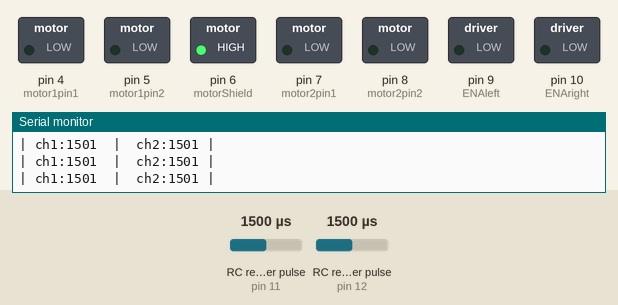
This sketch was run on a simulated Arduino Mega 2560, built with avr-gcc and run on an emulated ATmega2560. Shown: switched loads named in the sketch (green lamp = pin HIGH), the last lines printed to the serial monitor. Wiring (inferred from the names in the program): 2 × RC receiver channel: data pin 11 / data pin 12. Inputs (shaded band) come from the test bench; at power-on: RC receiver pulse (sensors on pin 12, pin 11) 1500 µs.

Above: at 1.2 s.
1.3 s: RC receiver pulse (sensor on pin 12) set to 1356 µs
2.8 s: RC receiver pulse (sensor on pin 12) set to 1331 µs
At 4.1 s:
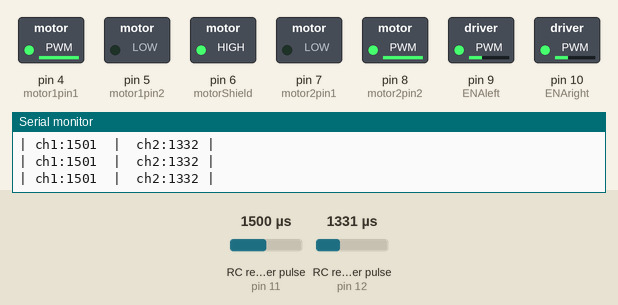
4.4 s: RC receiver pulse (sensor on pin 11) set to 1380 µs
5.9 s: RC receiver pulse (sensor on pin 11) set to 1353 µs
At 6.11 s:
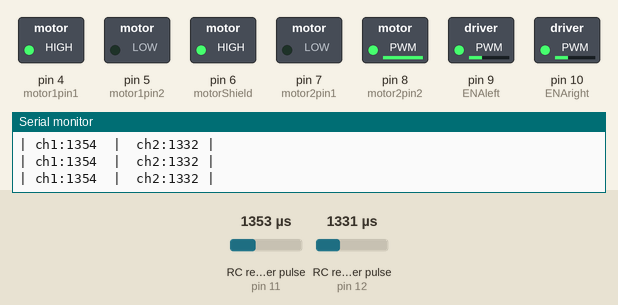
7.7 s: RC receiver pulse (sensor on pin 12) set to 1020 µs
At 8.4 s:
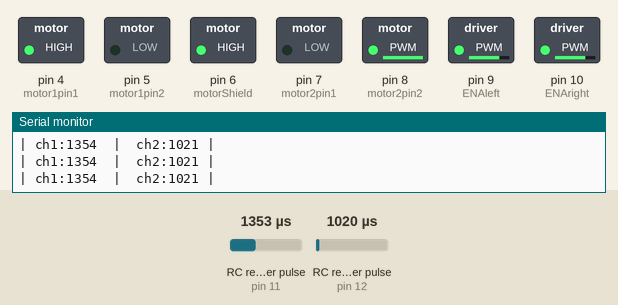
9.2 s: RC receiver pulse (sensor on pin 12) set to 1500 µs
At 9.6 s:
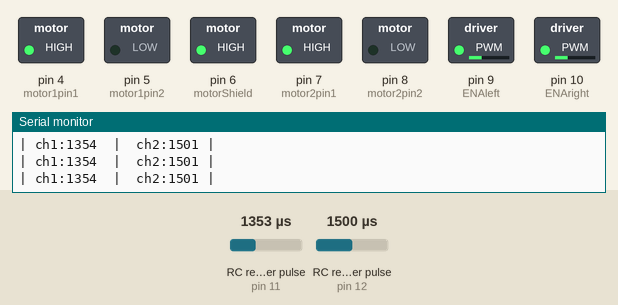
Timing chart, 0 to 11.7 s (numbered marks = the images above; inputs shaded):
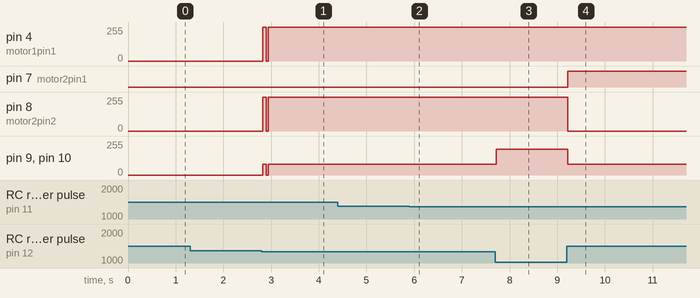

The sketch:

Mega_throttle_steer.ino
```cpp
#include "config.h"

void control(int thr, int str){
  //if the contoller is off, motors are off
  if (thr == 0){
    leftMotorOff();
    rightMotorOff();
  }
  else {
    throttle(thr);
    steering(str);
  }
}

//throttling and steering
void throttle(int thr) {
  if (thr > thrMinForward) {
    thrPWM = map(thr, thrMinForward, thrMaxForward, minPWM, maxPWM);
    leftMotorForward(thrPWM);
    rightMotorForward(thrPWM);
  }
  else if (thr < thrMinBackward) {
    thrPWM = map(thr, thrMinBackward, thrMaxBackward, minPWM, maxPWM); //ch1, 1350, 850, 75, 255
    leftMotorBackward(thrPWM);
    rightMotorBackward(thrPWM);
  }
  else {
    leftMotorOff();
    rightMotorOff();
  }
}

void steering(int str) {
  if (str > strMinLeft) {
    strPWM = map(str, strMinLeft, strMaxLeft, minPWM, maxPWM);
    turnLeft(strPWM);
  }
  else if (str < strMinRight) {
    strPWM = map(str, strMinRight, strMaxRight, minPWM, maxPWM);
    turnRight(strPWM);
  }
  else {
    return;
  }
}

/****Left Motor Functions****/
void leftMotorBackward(int lbval) {
  digitalWrite(motor1pin1, HIGH);
  digitalWrite(motor1pin2, LOW);
  analogWrite(ENAleft, lbval);
}
void leftMotorForward(int lfval) {
  digitalWrite(motor1pin1, LOW);
  digitalWrite(motor1pin2, HIGH);
  analogWrite(ENAleft, lfval);
}
void leftMotorOff() {
  digitalWrite(motor1pin1, LOW);
  digitalWrite(motor1pin2, LOW);
  analogWrite(ENAleft, 0);
}

/****Right Motor Functions****/
void rightMotorBackward(int rbval) {
  digitalWrite(motor2pin1, HIGH);
  digitalWrite(motor2pin2, LOW);
  analogWrite(ENAright, rbval);
}
void rightMotorForward(int rfval) {
  digitalWrite(motor2pin1, LOW);
  digitalWrite(motor2pin2, HIGH);
  analogWrite(ENAright, rfval);
}
void rightMotorOff() {
  digitalWrite(motor2pin1, LOW);
  digitalWrite(motor2pin2, LOW);
  analogWrite(ENAright, 0);
}

/****Steering****/
void turnLeft(int tlval) {
  digitalWrite(motor1pin1, LOW);
  digitalWrite(motor1pin2, HIGH);
  digitalWrite(motor2pin1, HIGH);
  digitalWrite(motor2pin2, LOW);
  analogWrite(ENAleft, tlval);
  analogWrite(ENAright, tlval);
}
void turnRight(int trval) {
  digitalWrite(motor1pin1, HIGH);
  digitalWrite(motor1pin2, LOW);
  digitalWrite(motor2pin1, LOW);
  digitalWrite(motor2pin2, HIGH);
  analogWrite(ENAleft, trval);
  analogWrite(ENAright, trval);
}

void setup() {
  // put your setup code here, to run once:
  Serial.begin(115200); //setup for receiver
  pinMode(chA, INPUT);
  pinMode(chB, INPUT);
   // Motor_1 controll pin initiate;
  pinMode(motor1pin1, OUTPUT);
  pinMode(motor1pin2, OUTPUT);
  pinMode(ENAleft, OUTPUT); // Speed control

  // Motor_2 controll pin initiate;
  pinMode(motor2pin1, OUTPUT);
  pinMode(motor2pin2, OUTPUT);
  pinMode(ENAright, OUTPUT);  // Speed control

  //Enable the Motor Shield output;
  pinMode(motorShield, OUTPUT);
  digitalWrite(motorShield, HIGH);
}

void loop() {
  // put your main code here, to run repeatedly:
  ch1 = pulseIn(chA, HIGH, 25000); //steer
  Serial.print("| ch1:"); //Prints channel readings on Serial Monitor
  Serial.print(ch1);
  Serial.print("  |  ");

  ch2 = pulseIn(chB, HIGH, 25000); //throttle
  Serial.print("ch2:"); //Prints channel readings on Serial Monitor
  Serial.print(ch2);
  Serial.print(" |");
  Serial.println();

  control(ch1, ch2);
}
```

config.h
```cpp
/**PIN INITIALIZATION**/
//Receiver
const int chA = 11; //channel 1 pin STEERING
const int chB = 12; //channel 2 pin THROTTLING

//Left motor
const int motor1pin1 = 4; // N1 on LEFT motor controller
const int motor1pin2 = 5; // N2 on LEFT motor controller
const int ENAleft = 9; // PWM for LEFT motor

//Right motor
const int motor2pin1 = 7; // N1 on RIGHT motor controller
const int motor2pin2 = 8; // N2 on RIGHT motor controller
const int ENAright = 10; // PWM for RIGHT motor

//Motor Shield
const int motorShield = 6; //turn on the motor shield

//Input from receiver and output to motors
int ch1; //STEERING (900 - 2000 VALUE)
int ch2; //THROTTLING (900 - 2000 VALUE)
int strPWM = 0; //0-255 VALUE
int thrPWM = 0; //0-255 VALUE

//MPU6050
#define scl A5;
#define sda A4;
const int gyroInt = 2; //gyro interrupt

/**BOUNDARIES**/
//Receiver channel inputs
const int thrMaxForward = 2100;
const int thrMinForward = 1550;
const int thrMaxBackward = 850;
const int thrMinBackward = 1370;

const int strMaxLeft= 2100;
const int strMinLeft = 1550;
const int strMaxRight = 850;
const int strMinRight = 1350;

//Boundaries for PWM outputs
const int maxPWM = 255;
const int minPWM = 75; //75 instead of 0 because of deadband
```

Measured:
- the behaviour switches between 1349 and 1348 µs on RC receiver pulse (sensor on pin 12) (found by bisection; images 0 and 1)
- after the input at 2.8 s, pin 4 (motor1pin1), pin 8 (motor2pin2): 0/255 → 255/255 at once, → 254/255 0.08 s later; pin 9 (ENAleft), pin 10 (ENAright): 0/255 → 81/255 at once
- after the input at 5.9 s, pin 4 (motor1pin1): 254/255 → 255/255 at once
- after the input at 7.7 s, pin 9 (ENAleft), pin 10 (ENAright): 81/255 → 193/255 at once
- after the input at 9.2 s, pin 7 (motor2pin1): LOW → HIGH at once; pin 8 (motor2pin2): 254/255 → 0/255 at once; pin 9 (ENAleft), pin 10 (ENAright): 193/255 → 80/255 at once
